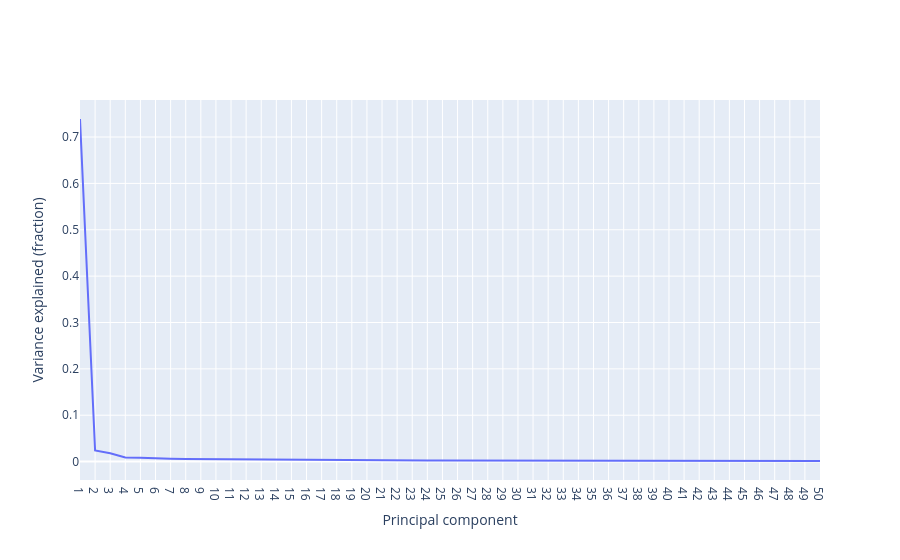

The cell this chart's notebook holds for it:
### Code cell
# Create a numpy array from 1 up to the length of the fracs vector
x = np.arange(1, len(fracs) + 1)

# Put the fracs into a numpy array
y = np.array(fracs)

# Plotting the variance explained by each principal component
fig = go.Figure(data = go.Scatter(x = x, y = y))
fig.update_layout(xaxis_title = 'Principal component', 
                  yaxis_title = 'Variance explained (fraction)', 
                  xaxis = dict(dtick = 1.0)) 
fig.show()

### Figure 1 — Plotly figure (JSON) as saved in the notebook; plotly's stock layout.template omitted (floating-point values rounded to 4 significant figures)
{"data": [{"type": "scatter", "x": [1, 2, 3, 4, 5, 6, 7, 8, 9, 10, 11, 12, 13, 14, 15, 16, 17, 18, 19, 20, 21, 22, 23, 24, 25, 26, 27, 28, 29, 30, 31, 32, 33, 34, 35, 36, 37, 38, 39, 40, 41, 42, 43, 44, 45, 46, 47, 48, 49, 50], "y": [0.7389, 0.02397, 0.0178, 0.008961, 0.008062, 0.006597, 0.006155, 0.005356, 0.005088, 0.004751, 0.004269, 0.004205, 0.003809, 0.003475, 0.003346, 0.003251, 0.003218, 0.003093, 0.002878, 0.002806, 0.002773, 0.002616, 0.002541, 0.002435, 0.00235, 0.00231, 0.002191, 0.002123, 0.002052, 0.002047, 0.001974, 0.001895, 0.00184, 0.001813, 0.001765, 0.001734, 0.001688, 0.001679, 0.001632, 0.001603, 0.00156, 0.001522, 0.001498, 0.001476, 0.001471, 0.001446, 0.001402, 0.00137, 0.001352, 0.001294]}], "layout": {"xaxis": {"dtick": 1, "title": {"text": "Principal component"}}, "yaxis": {"title": {"text": "Variance explained (fraction)"}}}}
